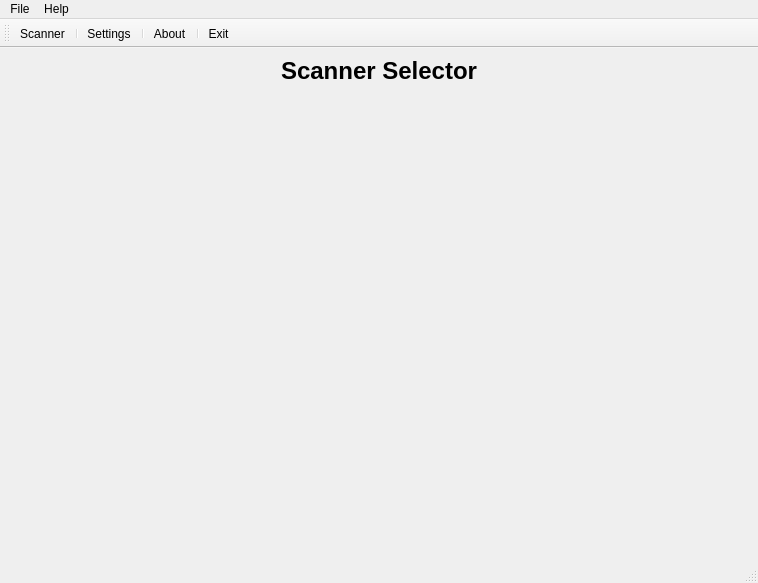
<?xml version="1.0" encoding="UTF-8"?>
<ui version="4.0">
 <class>MainWindow</class>
 <widget class="QMainWindow" name="MainWindow">
  <property name="geometry">
   <rect>
    <x>0</x>
    <y>0</y>
    <width>758</width>
    <height>583</height>
   </rect>
  </property>
  <property name="windowTitle">
   <string>MainWindow</string>
  </property>
  <widget class="QWidget" name="centralwidget">
   <layout class="QVBoxLayout" name="verticalLayout">
    <item>
     <widget class="QLabel" name="label">
      <property name="text">
       <string>&lt;h1&gt;Scanner Selector&lt;/h1&gt;</string>
      </property>
      <property name="alignment">
       <set>Qt::AlignmentFlag::AlignCenter</set>
      </property>
     </widget>
    </item>
    <item>
     <spacer name="verticalSpacer">
      <property name="orientation">
       <enum>Qt::Orientation::Vertical</enum>
      </property>
      <property name="sizeHint" stdset="0">
       <size>
        <width>20</width>
        <height>40</height>
       </size>
      </property>
     </spacer>
    </item>
   </layout>
  </widget>
  <widget class="QMenuBar" name="menubar">
   <property name="geometry">
    <rect>
     <x>0</x>
     <y>0</y>
     <width>758</width>
     <height>21</height>
    </rect>
   </property>
   <widget class="QMenu" name="menuFile">
    <property name="title">
     <string>File</string>
    </property>
    <addaction name="actionExit"/>
   </widget>
   <widget class="QMenu" name="menuHelp">
    <property name="title">
     <string>Help</string>
    </property>
    <addaction name="actionAbout"/>
   </widget>
   <addaction name="menuFile"/>
   <addaction name="menuHelp"/>
  </widget>
  <widget class="QStatusBar" name="statusbar"/>
  <widget class="QToolBar" name="toolBar">
   <property name="windowTitle">
    <string>Main Toolbar</string>
   </property>
   <property name="iconSize">
    <size>
     <width>48</width>
     <height>48</height>
    </size>
   </property>
   <property name="toolButtonStyle">
    <enum>Qt::ToolButtonStyle::ToolButtonIconOnly</enum>
   </property>
   <attribute name="toolBarArea">
    <enum>TopToolBarArea</enum>
   </attribute>
   <attribute name="toolBarBreak">
    <bool>false</bool>
   </attribute>
   <addaction name="actionOpenScanner"/>
   <addaction name="separator"/>
   <addaction name="actionSettings"/>
   <addaction name="separator"/>
   <addaction name="actionAbout"/>
   <addaction name="separator"/>
   <addaction name="actionExit"/>
  </widget>
  <action name="actionOpenScanner">
   <property name="icon">
    <iconset resource="../res/resources.qrc">
     <normaloff>:/icons/device_scanner_icon.png</normaloff>:/icons/device_scanner_icon.png</iconset>
   </property>
   <property name="text">
    <string>Scanner</string>
   </property>
   <property name="toolTip">
    <string>Open scanner selection dialog (Ctrl+D)</string>
   </property>
   <property name="shortcut">
    <string>Ctrl+D</string>
   </property>
  </action>
  <action name="actionSettings">
   <property name="icon">
    <iconset resource="../res/resources.qrc">
     <normaloff>:/icons/setup_utility_tools.png</normaloff>:/icons/setup_utility_tools.png</iconset>
   </property>
   <property name="text">
    <string>Settings</string>
   </property>
   <property name="toolTip">
    <string>Open settings (Ctrl+P)</string>
   </property>
   <property name="shortcut">
    <string>Ctrl+P</string>
   </property>
  </action>
  <action name="actionAbout">
   <property name="icon">
    <iconset>
     <normaloff>:/icons/about.png</normaloff>:/icons/about.png</iconset>
   </property>
   <property name="text">
    <string>About</string>
   </property>
   <property name="toolTip">
    <string>About application</string>
   </property>
  </action>
  <action name="actionExit">
   <property name="icon">
    <iconset resource="../res/resources.qrc">
     <normaloff>:/icons/cancel_icon.png</normaloff>:/icons/cancel_icon.png</iconset>
   </property>
   <property name="text">
    <string>Exit</string>
   </property>
   <property name="toolTip">
    <string>Exit application (Ctrl+Q)</string>
   </property>
   <property name="shortcut">
    <string>Ctrl+Q</string>
   </property>
  </action>
 </widget>
 <resources>
  <include location="../res/resources.qrc"/>
 </resources>
 <connections/>
</ui>
